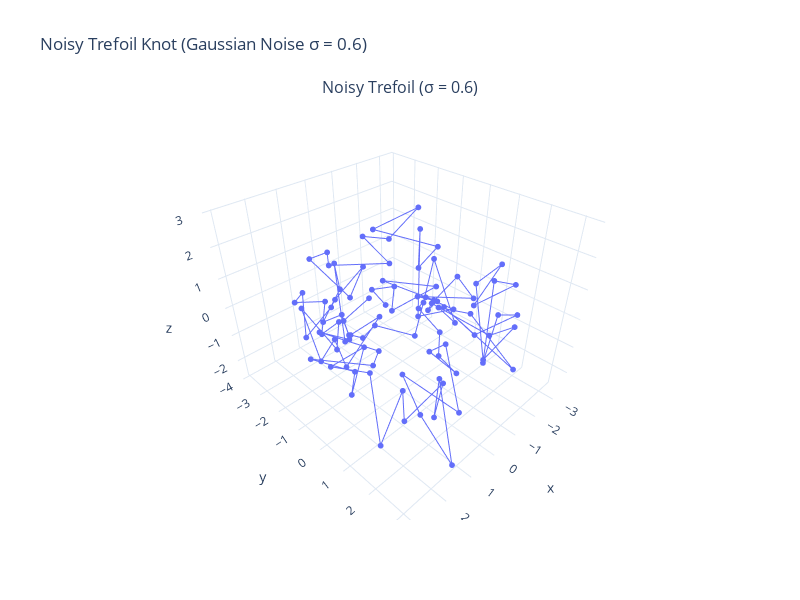

This figure's notebook cell:
### Markdown cell above
### visualize the effect of noise on the trefoil shape and bends

### Code cell
# Parameters
n = 100
sigma = 0.6  # Choose noise level
np.random.seed(42)  # Reproducibility

# Generate noisy trefoil
clean_positions = trefoil_shape(n, 2)
noise = np.random.normal(scale=sigma, size=clean_positions.shape)
noisy_positions = clean_positions + noise

# Hover labels
hover_labels = [f"Segment: {i}" for i in range(len(noisy_positions))]

# Plot 3D noisy trefoil
fig = make_subplots(rows=1, cols=1,
                    specs=[[{"type": "scatter3d"}]],
                    subplot_titles=[f"Noisy Trefoil (σ = {sigma})"])

fig.add_trace(go.Scatter3d(
    x=noisy_positions[:, 0],
    y=noisy_positions[:, 1],
    z=noisy_positions[:, 2],
    mode='lines+markers',
    marker=dict(size=2),
    line=dict(width=2),
    name='Noisy Trefoil',
    text=hover_labels,
    hoverinfo='text'
), row=1, col=1)

fig.update_layout(
    height=600,
    width=800,
    title_text=f"Noisy Trefoil Knot (Gaussian Noise σ = {sigma})",
    template='plotly_white'
)

fig.show()

### Figure 1 — Plotly figure (JSON) as saved in the notebook; plotly's stock layout.template omitted (floating-point values rounded to 4 significant figures)
{"data": [{"hoverinfo": "text", "line": {"width": 2}, "marker": {"size": 2}, "mode": "lines+markers", "name": "Noisy Trefoil", "scene": "scene", "text": ["Segment: 0", "Segment: 1", "Segment: 2", "Segment: 3", "Segment: 4", "Segment: 5", "Segment: 6", "Segment: 7", "Segment: 8", "Segment: 9", "Segment: 10", "Segment: 11", "Segment: 12", "Segment: 13", "Segment: 14", "Segment: 15", "Segment: 16", "Segment: 17", "Segment: 18", "Segment: 19", "Segment: 20", "Segment: 21", "Segment: 22", "Segment: 23", "Segment: 24", "Segment: 25", "Segment: 26", "Segment: 27", "Segment: 28", "Segment: 29", "Segment: 30", "Segment: 31", "Segment: 32", "Segment: 33", "Segment: 34", "Segment: 35", "Segment: 36", "Segment: 37", "Segment: 38", "Segment: 39", "Segment: 40", "Segment: 41", "Segment: 42", "Segment: 43", "Segment: 44", "Segment: 45", "Segment: 46", "Segment: 47", "Segment: 48", "Segment: 49", "Segment: 50", "Segment: 51", "Segment: 52", "Segment: 53", "Segment: 54", "Segment: 55", "Segment: 56", "Segment: 57", "Segment: 58", "Segment: 59", "Segment: 60", "Segment: 61", "Segment: 62", "Segment: 63", "Segment: 64", "Segment: 65", "Segment: 66", "Segment: 67", "Segment: 68", "Segment: 69", "Segment: 70", "Segment: 71", "Segment: 72", "Segment: 73", "Segment: 74", "Segment: 75", "Segment: 76", "Segment: 77", "Segment: 78", "Segment: 79", "Segment: 80", "Segment: 81", "Segment: 82", "Segment: 83", "Segment: 84", "Segment: 85", "Segment: 86", "Segment: 87", "Segment: 88", "Segment: 89", "Segment: 90", "Segment: 91", "Segment: 92", "Segment: 93", "Segment: 94", "Segment: 95", "Segment: 96", "Segment: 97", "Segment: 98", "Segment: 99"], "type": "scatter3d", "x": [0.298, 1.23, 1.576, 1.258, 1.369, 1.16, 1.207, 1.847, 1.859, 2.585, 2.142, 1.978, 2.813, 2.846, 2.664, 2.273, 2.848, 2.316, 3.04, 2.082, 1.802, 1.171, 1.626, 1.047, 1.167, 1.43, 0.7359, 0.6406, -0.3082, 0.1337, -0.2331, -0.6996, -0.5179, -1.007, -1.218, -0.8895, -1.069, -1.303, -1.436, -2.027, -0.8266, -2.09, -1.765, -1.37, -1.581, 0.1304, -0.1512, 0.3182, -0.1275, -0.8874, 0.2454, 0.4228, 1.586, 1.033, 1.495, 1.191, 0.921, 0.6814, 1.415, 2.173, 1.701, 1.61, 1.571, 0.315, 1.26, 1.243, 0.901, 1.032, -0.3236, 0.5996, 0.406, 0.2139, -0.8901, -0.6317, -0.5247, -0.5356, -1.864, -1.539, -0.6019, -1.977, -2.743, -1.902, -2.832, -2.399, -1.431, -3.024, -2.462, -2.724, -2.764, -3.361, -1.495, -2.18, -1.863, -1.983, -0.5462, -2.395, -0.764, -0.9247, -0.1024, 0.1844], "y": [-1.083, -1.126, -0.4835, -1.153, -1.928, -1.268, -1.366, -0.3177, -0.114, -0.35, 1.323, 0.9123, -0.5472, 1.28, 0.8595, 0.9578, 0.3575, 1.174, 2.284, 2.046, 1.833, 2.501, 2.655, 2.279, 2.977, 2.035, 0.7031, 2.663, 1.326, 1.132, 1.826, 0.7813, 0.9238, -0.3492, -0.2626, 1.059, -0.4149, -0.6336, -0.786, -0.5719, -2.083, -1.45, -2.389, -3.204, -2.188, -3.112, -3.52, -3.852, -2.49, -2.682, -2.788, -2.783, -2.603, -3.366, -3.134, -1.979, -2.725, -2.095, -1.306, -1.696, -1.772, -1.101, -0.7134, -0.6381, -0.8201, -0.3115, -0.1858, 1.417, 0.4539, 1.554, 2.131, 1.438, 1.635, 3.284, 1.015, 2.077, 2.469, 2.08, 2.394, 1.547, 1.779, 1.005, 1.188, 0.6588, 1.854, 1.8, 1.302, -1.316, -0.3299, -0.0526, -0.8511, -0.7695, -0.7183, -0.451, -1.403, -0.8708, -1.248, -1.298, -1.402, -0.5123], "z": [0.3886, 0.04877, 0.08998, 0.2612, -0.3449, 1.003, 1.789, 0.117, 0.3083, 0.8148, 0.9369, 0.1335, -0.04116, 0.721, -0.4289, 0.916, 0.2895, 0.2719, -0.7853, 0.1271, -1.282, 0.05799, -0.649, -0.02218, -2.562, -1.178, -1.104, -1.221, -0.2653, -0.3821, -0.9619, -1.25, -0.1862, -0.2524, 0.09248, 0.4764, -0.6106, 2.168, 0.7937, 1.361, 1.813, 2.313, 1.05, 0.9861, 0.3144, 0.5625, 0.7546, 0.569, -0.4604, 0.2732, -0.5031, -0.7103, -1.173, -0.1459, -0.1777, 0.2721, -1.479, -0.7851, -0.9911, 0.6603, -1.552, -0.3862, -1.198, -0.0268, -0.2678, -0.09702, 0.2147, 0.8215, 0.6807, 2.852, 1.262, 1.27, 0.6184, -0.1485, 0.7157, 0.3432, 0.5068, 0.4751, -0.4593, 1.13, 0.7612, 0.08103, 1.154, 0.4557, -1.193, -0.8828, -1.174, -1.37, 0.1134, -0.8666, -0.2919, -0.7216, -0.9299, -0.5124, 0.4652, -0.3371, -0.6655, 0.1381, 0.3505, 0.3778]}], "layout": {"annotations": [{"font": {"size": 16}, "showarrow": false, "text": "Noisy Trefoil (σ = 0.6)", "x": 0.5, "xanchor": "center", "xref": "paper", "y": 1, "yanchor": "bottom", "yref": "paper"}], "height": 600, "scene": {"domain": {"x": [0, 1], "y": [0, 1]}}, "title": {"text": "Noisy Trefoil Knot (Gaussian Noise σ = 0.6)"}, "width": 800}}
